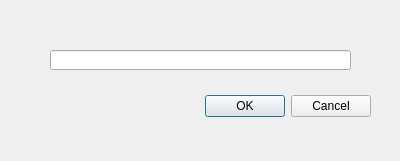
<?xml version="1.0" encoding="UTF-8"?>
<ui version="4.0">
 <class>NewUser</class>
 <widget class="QDialog" name="NewUser">
  <property name="geometry">
   <rect>
    <x>0</x>
    <y>0</y>
    <width>400</width>
    <height>161</height>
   </rect>
  </property>
  <property name="windowTitle">
   <string>Dialog</string>
  </property>
  <widget class="QDialogButtonBox" name="buttonBox">
   <property name="geometry">
    <rect>
     <x>30</x>
     <y>90</y>
     <width>341</width>
     <height>32</height>
    </rect>
   </property>
   <property name="orientation">
    <enum>Qt::Horizontal</enum>
   </property>
   <property name="standardButtons">
    <set>QDialogButtonBox::Cancel|QDialogButtonBox::Ok</set>
   </property>
  </widget>
  <widget class="QLineEdit" name="lineEdit">
   <property name="geometry">
    <rect>
     <x>50</x>
     <y>50</y>
     <width>301</width>
     <height>20</height>
    </rect>
   </property>
  </widget>
 </widget>
 <resources/>
 <connections>
  <connection>
   <sender>buttonBox</sender>
   <signal>accepted()</signal>
   <receiver>NewUser</receiver>
   <slot>accept()</slot>
   <hints>
    <hint type="sourcelabel">
     <x>248</x>
     <y>254</y>
    </hint>
    <hint type="destinationlabel">
     <x>157</x>
     <y>274</y>
    </hint>
   </hints>
  </connection>
  <connection>
   <sender>buttonBox</sender>
   <signal>rejected()</signal>
   <receiver>NewUser</receiver>
   <slot>reject()</slot>
   <hints>
    <hint type="sourcelabel">
     <x>316</x>
     <y>260</y>
    </hint>
    <hint type="destinationlabel">
     <x>286</x>
     <y>274</y>
    </hint>
   </hints>
  </connection>
 </connections>
</ui>
